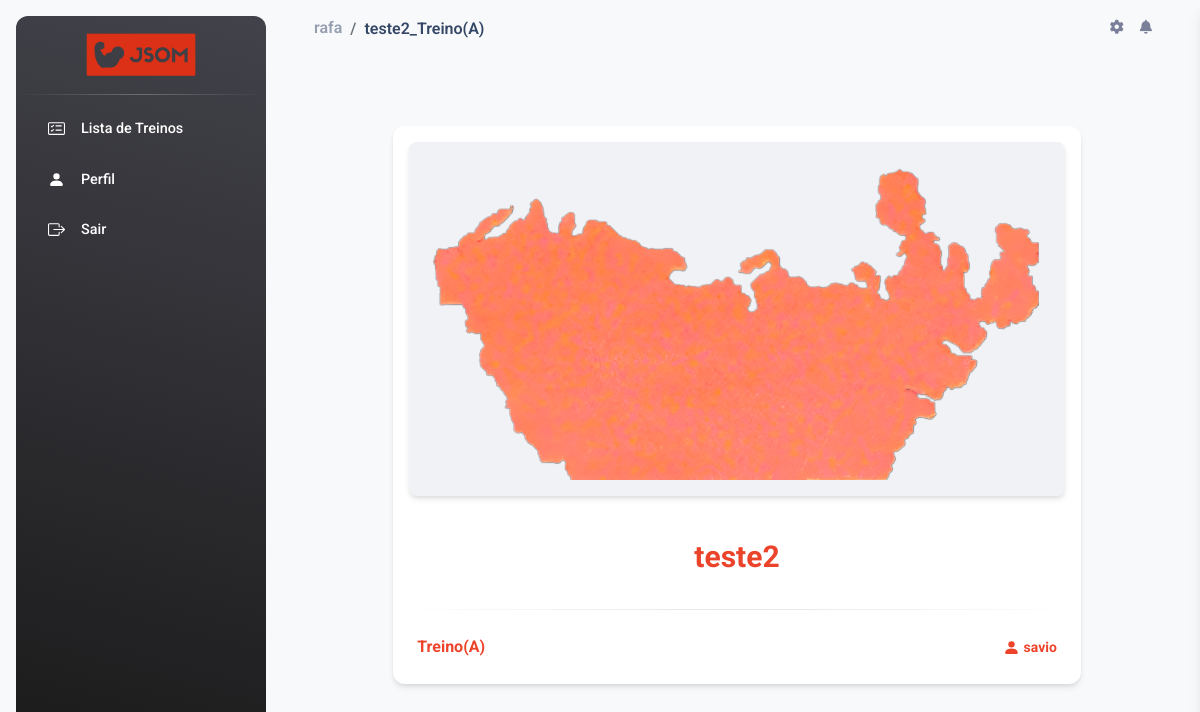
/detalhes/10/ (signed in), run on the app's committed database.
### jsom_sga/models.py (models this page shows, shortened)
class Treino(models.Model):
    nome = models.CharField(max_length=90)
    CATEGORIA_CHOICES = [
        ('Treino(A)', 'Treino-A'),
        ('Treino(B)', 'Treino-B'),
        ('Treino(C)', 'Treino-C'),
        ('Treino(D)', 'Treino-D'),
        ('Treino(E)', 'Treino-E'),
    ]
    categoria = models.CharField(max_length=9, choices=CATEGORIA_CHOICES)
    imagem = models.ImageField(blank=True, upload_to='pictures/%Y/%m/')
    descricao = models.TextField(blank=True)
    status = models.BooleanField(default=False)  # Adicionando o campo status
    owner = models.ForeignKey(
        User,
        on_delete=models.SET_NULL,
        blank=True, null=True
    )

### jsom_sga/views/aluno_views.py (the view)
# urls.py: path('detalhes/<int:treino_id>/', views.detalhes_treino, name='detalhes_treino'),
@login_required(login_url='JSOM_SGA:index')
def detalhes_treino(request, treino_id):
    treino = get_object_or_404(Treino, id=treino_id)
    site_title = f'{treino.nome}_{treino.categoria}'
    context = {
        'site_title': site_title,
        'treino': treino
    }
    return render(request, 'CRUD_treino/detalhes_treino.html', context)

### jsom_sga/templates/CRUD_treino/detalhes_treino.html (shortened to what this page needs)
{% extends "global/base.html" %}
{% load static %}
{% block corpo %}
<div class="container mb-3 mt-4">
    <div class="row">
      <div class="col-md-10 mx-auto">
        <div class="card" data-animation="true">
            <div class="mt-3 mx-3 z-index-2 d-flex justify-content-center ">
                {% if treino.imagem %}
                    <a class="d-block blur-shadow-image">
                        <img src="{{ treino.imagem.url }}" alt="img-blur-shadow {{ treino.nome }}" class="img-fluid shadow rounded-3 p-3 bg-light">
                    </a>
                {% else %}
                    <a class="d-block blur-shadow-image">
                        <img src="{% static "img/treino_padao.png" %}" alt="img-blur-shadow {{ treino.nome }}" class="img-fluid shadow rounded-3 p-3 bg-light">
                    </a>
                {% endif %}
            </div>
            <div class="card-body text-center">
              <h5 class="font-weight-normal mt-3 text-primary_jsom fs-3 font-weight-bolder">
                {{ treino.nome }}
              </h5>
            </div>
            <hr class="dark horizontal my-0">
            <div class="card-footer d-flex">
                <p class="font-weight-bolder my-auto text-primary_jsom" data-bs-toggle="tooltip" data-bs-placement="top" title="Categoria">
                    {{ treino.categoria }}
                </p>
                <p class="text-sm my-auto position-relative ms-auto text-primary_jsom font-weight-bolder" data-bs-toggle="tooltip" data-bs-placement="top" title="Aluno desse treino">
                    <svg xmlns="http://www.w3.org/2000/svg" width="17" height="17" fill="currentColor" class="bi bi-person-fill opacity-10" viewBox="0 0 16 16">
                        <path d="M3 14s-1 0-1-1 1-4 6-4 6 3 6 4-1 1-1 1zm5-6a3 3 0 1 0 0-6 3 3 0 0 0 0 6"/>
                    </svg>
                    {{treino.owner}}
                </p>
            </div>
          </div>
      </div>
    </div>
</div>
{% endblock corpo %}

### base_templates/global/partials/navbar.html (shortened to what this page needs)
{% load static %}
    <nav class="navbar navbar-main navbar-expand-lg px-0 mx-4 shadow-none border-radius-xl" id="navbarBlur"
      data-scroll="true">
      <div class="container-fluid py-1 px-3">
        <nav aria-label="breadcrumb">
          {% if user.is_authenticated %}
          <ol class="breadcrumb bg-transparent mb-0 pb-0 pt-1 px-0 me-sm-6 me-5 fw-semibold ">
            <li class="breadcrumb-item text-sm">
                {% if user.is_staff %}
                  <a class="opacity-5 text-dark fs-6" href="{% url "JSOM_SGA:admin_update" %}">
                    Admin
                  </a>
                {% else %}
                  <a class="opacity-5 text-dark fs-6" href="{% url "JSOM_SGA:perfil_aluno" user_id=request.user.id %}">
                    {{user.username}}
                  </a>
                {% endif %}
            </li>
            <li class="breadcrumb-item text-dark active fs-6" >
              {{site_title}}
            </li>
          </ol>
          {% endif %}
        </nav>
        <div class="collapse navbar-collapse mt-sm-0 mt-2 me-md-0 me-sm-4" id="navbar">
          <ul class="navbar-nav  justify-content-end">
            <li class="nav-item px-3 d-flex align-items-center">
              <a href="javascript:;" class="nav-link text-body p-0">
                <i class="fa fa-cog fixed-plugin-button-nav cursor-pointer"></i>
              </a>
            </li>
            <li class="nav-item dropdown pe-2 d-flex align-items-center">
              <a href="javascript:;" class="nav-link text-body p-0" id="dropdownMenuButton" data-bs-toggle="dropdown"
                aria-expanded="false">
                <i class="fa fa-bell cursor-pointer"></i>
              </a>
            </li>
          </ul>
        </div>
      </div>
    </nav>

### base_static/global/css/style.css (style rules this page uses)
.text-primary_jsom { color: #ec442a !important; }

### data on the page
Treino: imagem (picture), nome "teste2", categoria "Treino(A)", owner "savio"

### other printed values
{{ user.username }} "rafa"
{{ site_title }} "teste2_Treino(A)"
